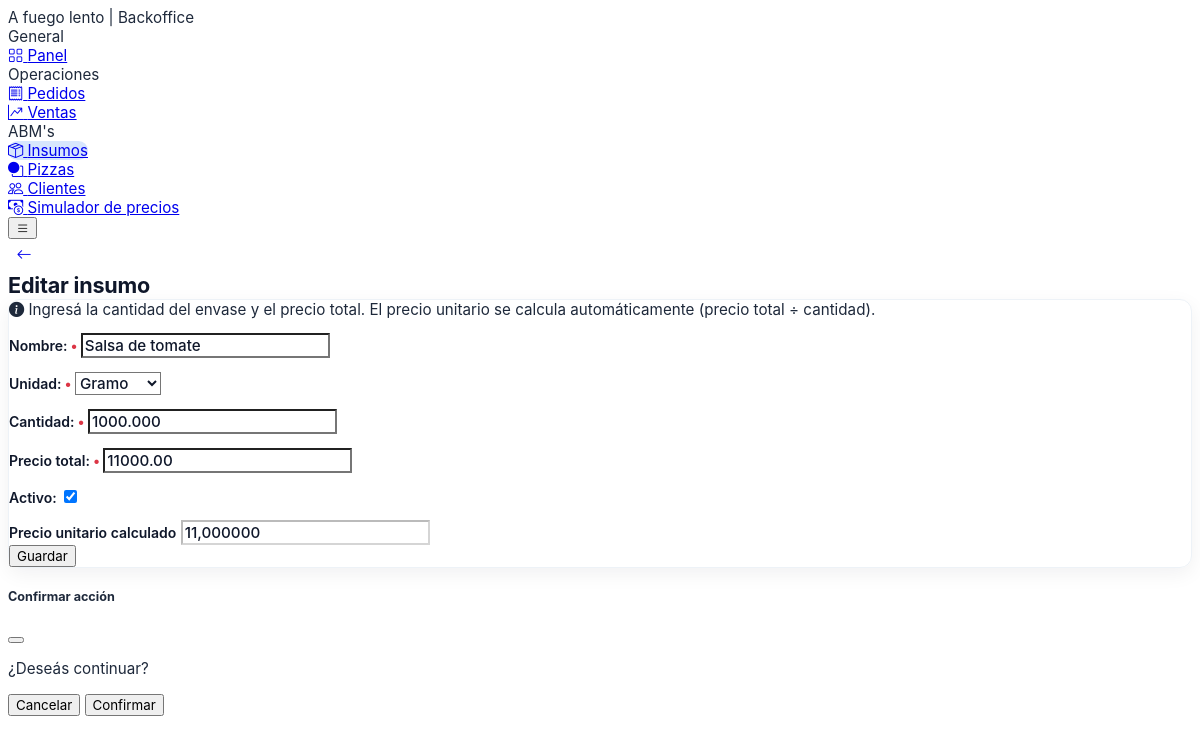
The page /ingredients/2/edit/ on the database as committed earlier.
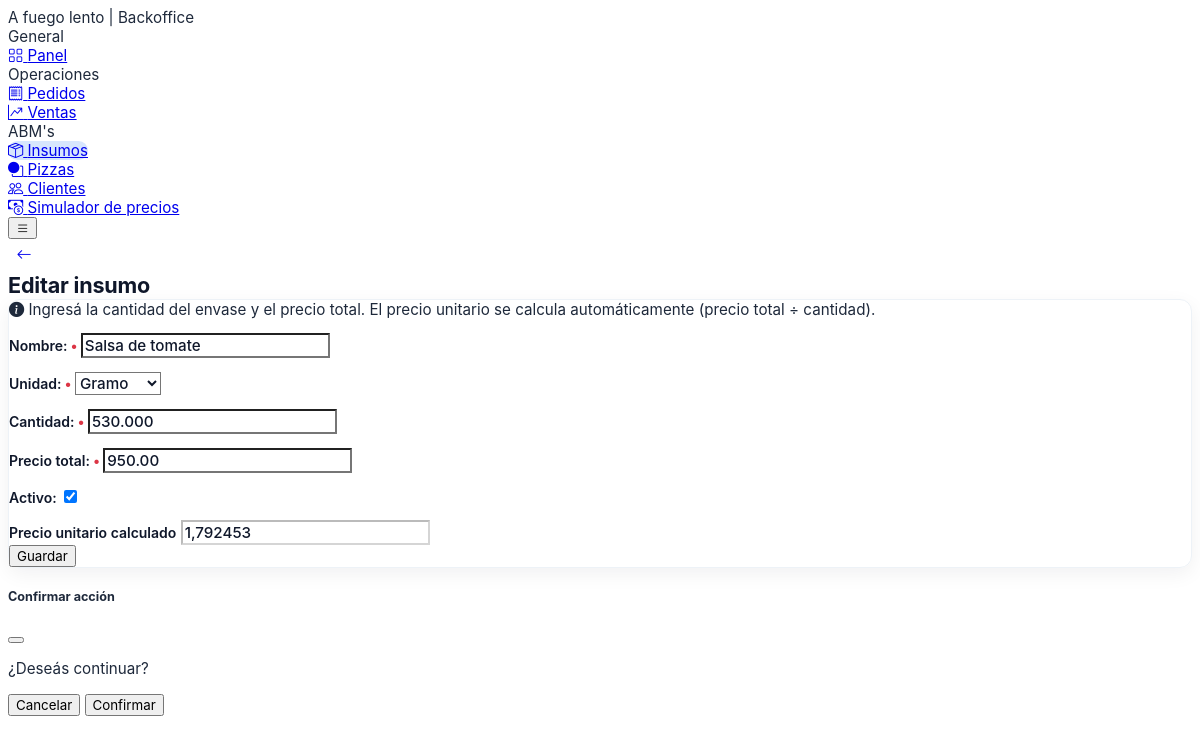
The same page on the database as committed later.
### core/models.py (models this page shows, shortened)
class TimestampedModel(models.Model):
    created_at = models.DateTimeField(auto_now_add=True)
    updated_at = models.DateTimeField(auto_now=True)
    class Meta:
        abstract = True

class Ingredient(TimestampedModel):
    class Unit(models.TextChoices):
        GRAM = "g", "Gramo"
        MILLILITER = "ml", "Mililitro"
        UNIT = "un", "Unidad"
    name = models.CharField(max_length=120, unique=True)
    unit = models.CharField(max_length=2, choices=Unit.choices)
    quantity = models.DecimalField(
        max_digits=12,
        decimal_places=3,
        validators=[MinValueValidator(0.001)],
        verbose_name="Cantidad",
    )
    total_price = models.DecimalField(
        max_digits=12,
        decimal_places=2,
        validators=[MinValueValidator(0)],
        verbose_name="Precio total",
    )
    unit_price = models.DecimalField(
        max_digits=14,
        decimal_places=6,
        validators=[MinValueValidator(0)],
        verbose_name="Precio unitario",
    )
    is_active = models.BooleanField(default=True)

### core/views.py (the view, shortened to what this page needs)
# urls.py: path("ingredients/<int:pk>/edit/", IngredientUpdateView.as_view(), name="ingredient_update"),
class IngredientUpdateView(View):
    template_name = "core/ingredient_form.html"
    def get(self, request, pk):
        ingredient = get_object_or_404(Ingredient, pk=pk)
        return render(
            request,
            self.template_name,
            {"form": IngredientForm(instance=ingredient), "ingredient": ingredient},
        )

### core/forms.py
class IngredientForm(forms.ModelForm):
    class Meta:
        model = Ingredient
        fields = ["name", "unit", "quantity", "total_price", "is_active"]
    def __init__(self, *args, **kwargs):
        super().__init__(*args, **kwargs)
        _apply_styles(self)
        self.fields["name"].label = "Nombre"
        self.fields["unit"].label = "Unidad"
        self.fields["quantity"].label = "Cantidad"
        self.fields["total_price"].label = "Precio total"
        self.fields["is_active"].label = "Activo"

### core/forms.py (called while the page is built)
def _apply_styles(form):
    for field in form.fields.values():
        widget = field.widget
        existing = widget.attrs.get("class", "")
        if isinstance(widget, (forms.Select, forms.SelectMultiple)):
            css = "form-select"
        elif isinstance(widget, forms.CheckboxInput):
            css = "form-check-input"
        else:
            css = "form-control"
        widget.attrs["class"] = f"{existing} {css}".strip()

### templates/core/ingredient_form.html (shortened to what this page needs)
{% extends "base.html" %}
{% block page_back %}
<a class="btn btn-icon btn-light-primary bo-back-btn" href="/ingredients/" title="Volver">
  <i class="bi bi-arrow-left"></i>
</a>
{% endblock %}
{% block page_title %}{% if ingredient %}Editar insumo{% else %}Nuevo insumo{% endif %}{% endblock %}
{% block content %}
<div class="card bo-content-card">
  <div class="card-body">
    <div class="alert alert-primary d-flex align-items-center p-5 mb-4">
      <i class="bi bi-info-circle-fill fs-3 text-primary me-3"></i>
      <span>Ingresá la cantidad del envase y el precio total. El precio unitario se calcula automáticamente (precio total ÷ cantidad).</span>
    </div>
    <form method="post" class="bo-form">
      {{ form.as_p }}
      {% if ingredient %}
        <div class="mb-4">
          <label class="form-label text-dark">Precio unitario calculado</label>
          <input class="form-control" type="text" value="{{ ingredient.unit_price }}" readonly disabled>
        </div>
      {% endif %}
      <button class="btn btn-primary" type="submit">Guardar</button>
    </form>
  </div>
</div>
{% endblock %}

Rows that differ between the two databases and show on the page:
changed Ingredient "Salsa de tomate": quantity "1000.000" → "530.000"; total_price "11000.00" → "950.00"; unit_price "11,000000" → "1,792453"
